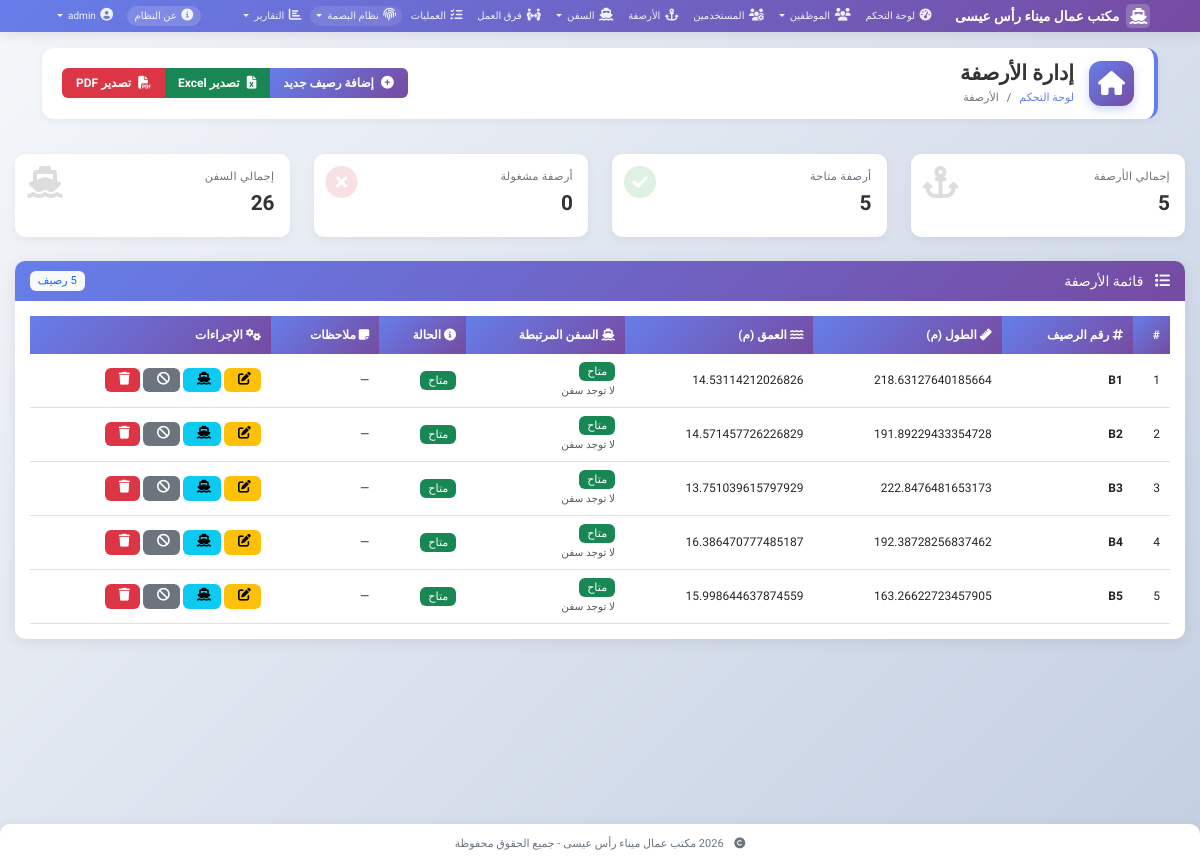
Before: /berths (signed in) with the older database file.
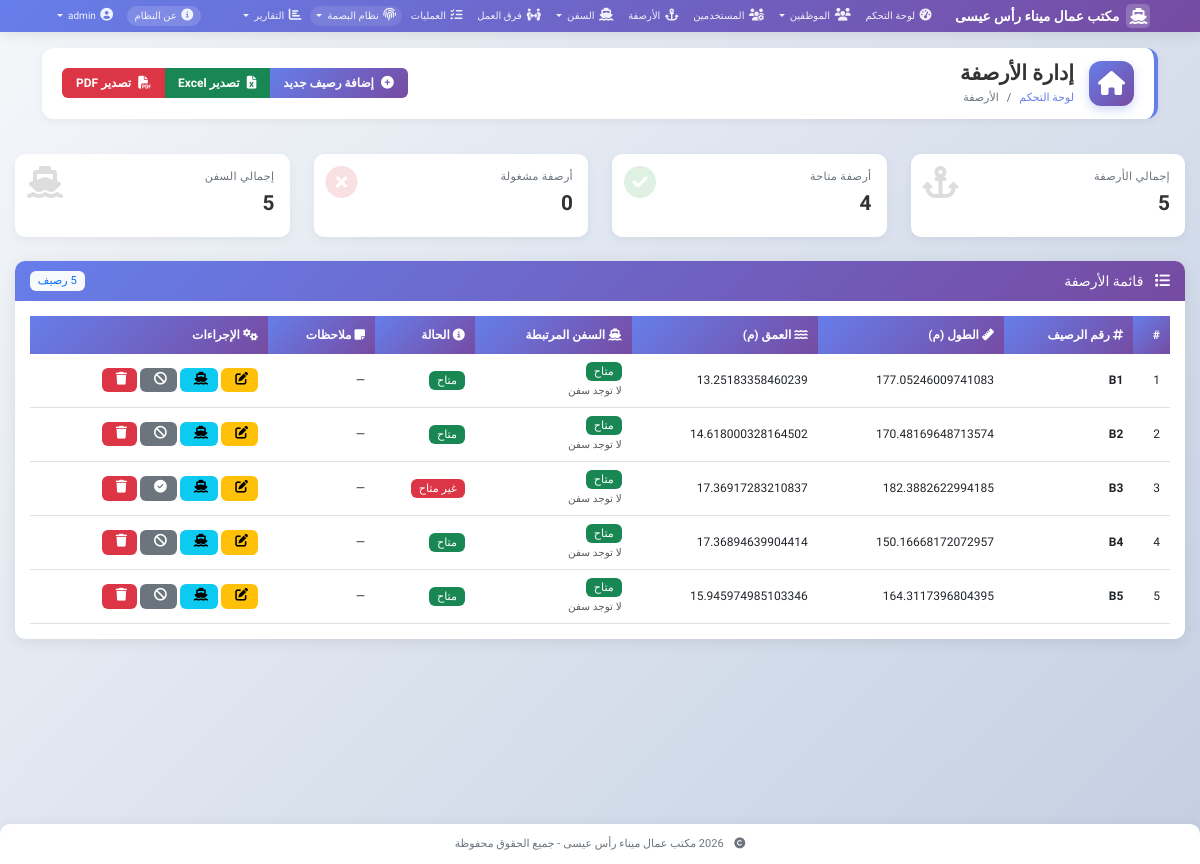
After: the same page with the newer database file.
### models.py (models this page shows, shortened)
class User(UserMixin, db.Model):
    __tablename__ = 'users'
    id = db.Column(db.Integer, primary_key=True)
    username = db.Column(db.String(80), unique=True, nullable=False)
    email = db.Column(db.String(120), unique=True, nullable=False)
    password_hash = db.Column(db.String(200), nullable=False)
    role = db.Column(db.String(20), nullable=False, default='employee')
    is_active = db.Column(db.Boolean, default=True)
    created_at = db.Column(db.DateTime, default=datetime.utcnow)
    def is_admin(self):
        return self.role == 'admin'

class Berth(db.Model):
    __tablename__ = 'berths'
    id = db.Column(db.Integer, primary_key=True)
    number = db.Column(db.String(10), unique=True, nullable=False)
    length = db.Column(db.Float)
    depth = db.Column(db.Float)
    is_available = db.Column(db.Boolean, default=True)
    current_ship_id = db.Column(db.Integer, db.ForeignKey('ships.id'), nullable=True)
    notes = db.Column(db.Text)
    current_ship = db.relationship('Ship', foreign_keys=[current_ship_id])
    fingerprint_devices = db.relationship('FingerprintDevice', foreign_keys='FingerprintDevice.berth_id', back_populates='berth')
    @property
    def ships_count(self):
        return Ship.query.filter_by(berth_number=self.number).count()
    @property
    def is_occupied(self):
        return self.current_ship_id is not None

### app.py (the view)
@app.route('/berths')
@login_required
def berth_list():
    berths = Berth.query.all()
    stats = {
        'total': len(berths),
        'active': sum(1 for b in berths if b.is_available),
        'occupied': sum(1 for b in berths if b.is_occupied),
        'total_ships': sum(b.ships_count for b in berths)
    }
    return render_template('berths/list.html', berths=berths, stats=stats)

### app.py (called while the page is built)
@app.context_processor
def inject_now():
    from datetime import datetime
    return {'now': datetime.now}

@app.context_processor
def inject_now():
    from datetime import datetime
    return {'now': datetime.now}

@login_manager.user_loader
def load_user(user_id):
    return User.query.get(int(user_id))

### templates/berths/list.html (shortened to what this page needs)
{% extends "base.html" %}
{% block page_title %}إدارة الأرصفة{% endblock %}
{% block breadcrumb %}
<li class="breadcrumb-item"><a href="{{ url_for('dashboard') }}">لوحة التحكم</a></li>
<li class="breadcrumb-item active">الأرصفة</li>
{% endblock %}
{% block page_actions %}
<div class="btn-group" role="group">
    {% if current_user.is_admin() %}
    <a href="{{ url_for('add_berth') }}" class="btn btn-primary">
        <i class="fas fa-plus-circle"></i> إضافة رصيف جديد
    </a>
    {% endif %}
    <button class="btn btn-success" onclick="exportToExcel()">
        <i class="fas fa-file-excel"></i> تصدير Excel
    </button>
    <button class="btn btn-danger" onclick="exportToPDF()">
        <i class="fas fa-file-pdf"></i> تصدير PDF
    </button>
</div>
{% endblock %}
{% block content %}
<div class="row mb-4">
    <div class="col-md-3">
        <div class="stat-card">
            <i class="fas fa-anchor stat-icon"></i>
            <div class="stat-title">إجمالي الأرصفة</div>
            <div class="stat-value">{{ stats.total }}</div>
        </div>
    </div>
    <div class="col-md-3">
        <div class="stat-card">
            <i class="fas fa-check-circle stat-icon" style="color: #28a745;"></i>
            <div class="stat-title">أرصفة متاحة</div>
            <div class="stat-value">{{ stats.active }}</div>
        </div>
    </div>
    <div class="col-md-3">
        <div class="stat-card">
            <i class="fas fa-times-circle stat-icon" style="color: #dc3545;"></i>
            <div class="stat-title">أرصفة مشغولة</div>
            <div class="stat-value">{{ stats.occupied }}</div>
        </div>
    </div>
    <div class="col-md-3">
        <div class="stat-card">
            <i class="fas fa-ship stat-icon"></i>
            <div class="stat-title">إجمالي السفن</div>
            <div class="stat-value">{{ stats.total_ships }}</div>
        </div>
    </div>
</div>
<div class="card">
    <div class="card-header bg-primary text-white d-flex justify-content-between align-items-center">
        <h5 class="mb-0">
            <i class="fas fa-list me-2"></i>
            قائمة الأرصفة
        </h5>
        <span class="badge bg-light text-primary">{{ berths|length }} رصيف</span>
    </div>
    <div class="card-body">
        <div class="table-responsive">
            <table class="table table-hover" id="berthsTable">
                <thead>
                    <tr>
                        <th>#</th>
                        <th><i class="fas fa-hashtag"></i> رقم الرصيف</th>
                        <th><i class="fas fa-ruler"></i> الطول (م)</th>
                        <th><i class="fas fa-water"></i> العمق (م)</th>
                        <th><i class="fas fa-ship"></i> السفن المرتبطة</th>
                        <th><i class="fas fa-info-circle"></i> الحالة</th>
                        <th><i class="fas fa-sticky-note"></i> ملاحظات</th>
                        {% if current_user.is_admin() %}
                        <th><i class="fas fa-cogs"></i> الإجراءات</th>
                        {% endif %}
                    </tr>
                </thead>
                <tbody>
                    {% for berth in berths %}
                    <tr>
                        <td>{{ loop.index }}</td>
                        <td>
                            <strong>{{ berth.number }}</strong>
                        </td>
                        <td>{{ berth.length or '—' }}</td>
                        <td>{{ berth.depth or '—' }}</td>
                        <td>
                            {% if berth.is_occupied %}
                                <span class="badge bg-primary">
                                    <i class="fas fa-ship me-1"></i>
                                    {{ berth.current_ship.name if berth.current_ship else 'سفينة' }}
                                </span>
                                <br>
                                <small class="text-muted">مشغول حالياً</small>
                            {% else %}
                                <span class="badge bg-success">متاح</span>
                                <br>
                                <small class="text-muted">لا توجد سفن</small>
                            {% endif %}
                        </td>
                        <td>
                            {% if berth.is_available %}
                                <span class="badge bg-success">متاح</span>
                            {% else %}
                                <span class="badge bg-danger">غير متاح</span>
                            {% endif %}
                        </td>
                        <td>
                            {% if berth.notes %}
                                <i class="fas fa-comment text-muted" title="{{ berth.notes }}"></i>
                            {% else %}
                                —
                            {% endif %}
                        </td>
                        {% if current_user.is_admin() %}
                        <td class="action-buttons">
                            <a href="{{ url_for('edit_berth', id=berth.id) }}" class="btn btn-sm btn-warning" title="تعديل">
                                <i class="fas fa-edit"></i>
                            </a>
                            <button class="btn btn-sm btn-info" title="عرض السفن"
                                    onclick="showBerthShips({{ berth.id }})">
                                <i class="fas fa-ship"></i>
                            </button>
                            <a href="{{ url_for('toggle_berth', id=berth.id) }}" class="btn btn-sm btn-secondary"
                               title="{% if berth.is_available %}تعطيل{% else %}تفعيل{% endif %}">
                                <i class="fas {% if berth.is_available %}fa-ban{% else %}fa-check-circle{% endif %}"></i>
                            </a>
                            <a href="{{ url_for('delete_berth', id=berth.id) }}" class="btn btn-sm btn-danger"
                               onclick="return confirm('⚠️ هل أنت متأكد من حذف الرصيف {{ berth.number }}؟')" title="حذف">
                                <i class="fas fa-trash"></i>
                            </a>
                        </td>
                        {% endif %}
                    </tr>
                    {% endfor %}
                </tbody>
            </table>
        </div>
    </div>
</div>
{% endblock %}

### templates/base.html (shortened to what this page needs)
<!DOCTYPE html>
<html lang="ar" dir="rtl">
<head>
    <link href="https://cdn.jsdelivr.net/npm/bootstrap@5.3.0/dist/css/bootstrap.rtl.min.css" rel="stylesheet">
    <link rel="stylesheet" href="https://cdnjs.cloudflare.com/ajax/libs/font-awesome/6.4.0/css/all.min.css">
    <link rel="stylesheet" href="https://cdn.datatables.net/1.13.4/css/dataTables.bootstrap5.min.css">
    <link rel="stylesheet" href="https://cdn.jsdelivr.net/npm/sweetalert2@11/dist/sweetalert2.min.css">
</head>
<body>
    <nav class="navbar navbar-expand-lg">
        <div class="container-fluid">
            <a class="navbar-brand" href="{{ url_for('index') }}">
                <i class="fas fa-ship"></i>
                مكتب عمال ميناء رأس عيسى
            </a>
            <div class="collapse navbar-collapse" id="navbarNav">
                {% if current_user.is_authenticated %}
                <ul class="navbar-nav me-auto">
                    <li class="nav-item">
                        <a class="nav-link {% if request.endpoint == 'dashboard' %}active{% endif %}" href="{{ url_for('dashboard') }}">
                            <i class="fas fa-tachometer-alt"></i>
                            لوحة التحكم
                        </a>
                    </li>
                    <li class="nav-item dropdown">
                        <a class="nav-link dropdown-toggle" href="#" role="button" data-bs-toggle="dropdown">
                            <i class="fas fa-users"></i>
                            الموظفين
                        </a>
                    </li>
                    {% if current_user.is_admin() %}
                    <li class="nav-item">
                        <a class="nav-link {% if request.endpoint in ['user_list', 'add_user', 'edit_user'] %}active{% endif %}" href="{{ url_for('user_list') }}">
                            <i class="fas fa-users-cog"></i>
                            المستخدمين
                        </a>
                    </li>
                    {% endif %}
                    <li class="nav-item">
                        <a class="nav-link {% if request.endpoint in ['berth_list', 'add_berth', 'edit_berth'] %}active{% endif %}" href="{{ url_for('berth_list') }}">
                            <i class="fas fa-anchor"></i>
                            الأرصفة
                        </a>
                    </li>
                    <li class="nav-item dropdown">
                        <a class="nav-link dropdown-toggle" href="#" role="button" data-bs-toggle="dropdown">
                            <i class="fas fa-ship"></i>
                            السفن
                        </a>
                    </li>
                    <li class="nav-item">
                        <a class="nav-link {% if request.endpoint == 'team_list' %}active{% endif %}" href="{{ url_for('team_list') }}">
                            <i class="fas fa-people-arrows"></i>
                            فرق العمل
                        </a>
                    </li>
                    <li class="nav-item">
                        <a class="nav-link {% if request.endpoint in ['operation_list', 'add_operation', 'edit_operation'] %}active{% endif %}" href="{{ url_for('operation_list') }}">
                            <i class="fas fa-tasks"></i>
                            العمليات
                        </a>
                    </li>
                    {% if current_user.is_admin() %}
<li class="nav-item dropdown fingerprint-menu">
    <a class="nav-link dropdown-toggle" href="#" role="button" data-bs-toggle="dropdown">
        <i class="fas fa-fingerprint"></i>
        نظام البصمة
    </a>
</li>
{% endif %}
                    <li class="nav-item dropdown">
                        <a class="nav-link dropdown-toggle" href="#" role="button" data-bs-toggle="dropdown">
                            <i class="fas fa-chart-bar"></i>
                            التقارير
                        </a>
                    </li>
                </ul>
                <ul class="navbar-nav">
                    <li class="nav-item">
                        <a class="nav-link" href="{{ url_for('about') }}">
                            <i class="fas fa-info-circle"></i>
                            <span class="d-none d-lg-inline">عن النظام</span>
                        </a>
                    </li>
                    <li class="nav-item dropdown">
                        <a class="nav-link dropdown-toggle" href="#" role="button" data-bs-toggle="dropdown">
                            <i class="fas fa-user-circle"></i>
                            {{ current_user.username }}
                        </a>
                    </li>
                </ul>
                {% endif %}
            </div>
        </div>
    </nav>
    {% if current_user.is_authenticated %}
    <div class="container-fluid mt-3">
        <div class="page-header-wrapper">
            <div class="page-header-content">
                <div class="page-header-icon">
                    <i class="{% block page_icon %}fas fa-home{% endblock %}"></i>
                </div>
                <div class="page-header-title">
                    <h4 class="mb-0">{% block page_title %}{% endblock %}</h4>
                    <nav aria-label="breadcrumb">
                        <ol class="breadcrumb">
                            {% block breadcrumb %}{% endblock %}
                        </ol>
                    </nav>
                </div>
            </div>
            <div class="page-header-actions">
                {% block page_actions %}{% endblock %}
            </div>
        </div>
    </div>
    {% endif %}
    <main class="main-content">
        {% block content %}{% endblock %}
    </main>
    <footer class="footer">
        <div class="container">
            <p class="mb-0">
                <i class="fas fa-copyright me-2"></i>
                2026 مكتب عمال ميناء رأس عيسى - جميع الحقوق محفوظة
            </p>
        </div>
    </footer>
</body>
</html>

Changed rows visible on the page:
changed Berth (number 1 of 5 on the later page): length "218.63127640185664" → "177.05246009741083"; depth "14.53114212026826" → "13.25183358460239"
changed Berth (number 2 of 5 on the later page): length "191.89229433354728" → "170.48169648713574"; depth "14.571457726226829" → "14.618000328164502"
changed Berth (number 3 of 5 on the later page): length "222.8476481653173" → "182.3882622994185"; depth "13.751039615797929" → "17.36917283210837"; is_available "متاح" → "غير متاح"
changed Berth (number 4 of 5 on the later page): length "192.38728256837462" → "150.16668172072957"; depth "16.386470777485187" → "17.36894639904414"
changed Berth (number 5 of 5 on the later page): length "163.26622723457905" → "164.3117396804395"; depth "15.998644637874559" → "15.945974985103346"
Other visible differences:
{{ stats.active }}: "5" → "4"
{{ stats.total_ships }}: "26" → "5"
